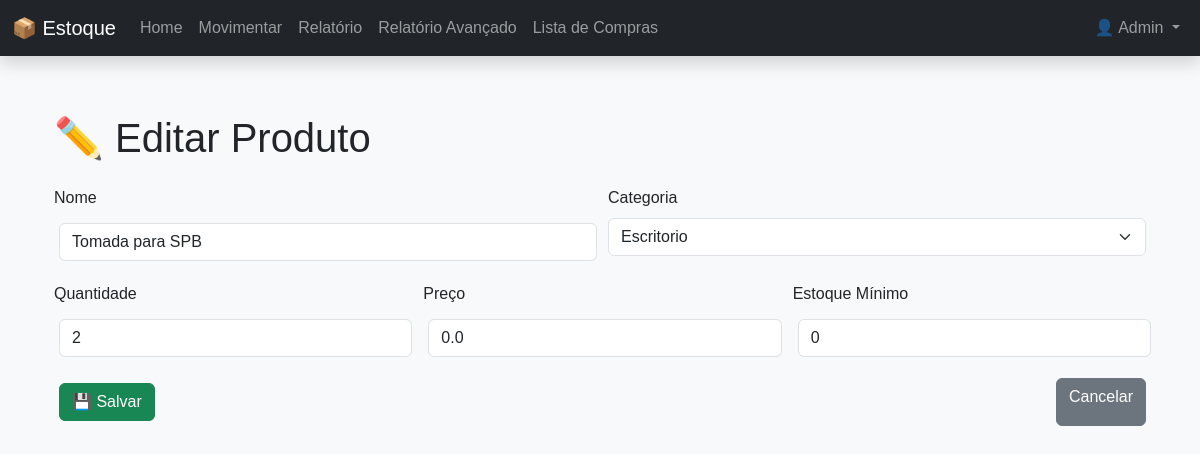
/edit/113 (signed in), run on an earlier commit of the app's database.
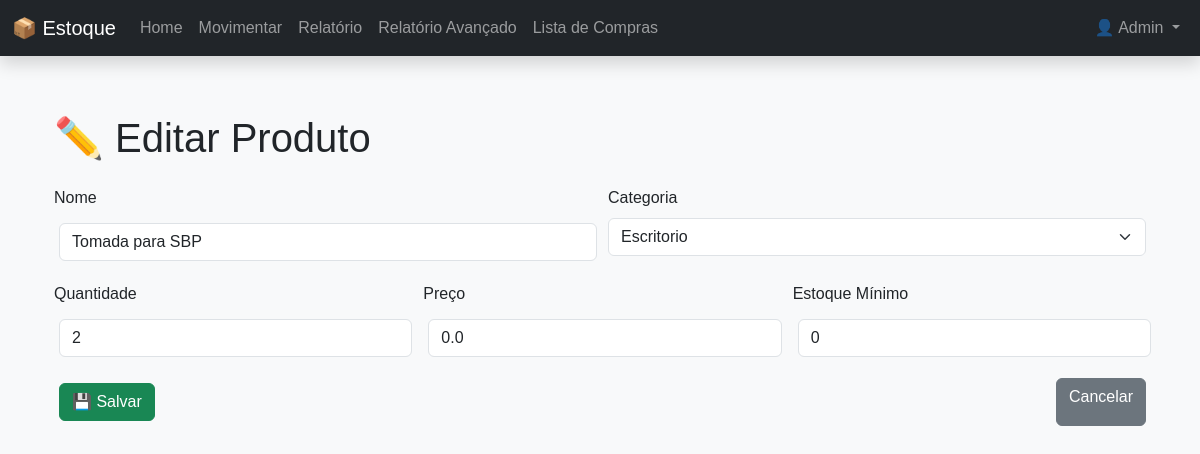
And on a later commit of the database.
### models.py (models this page shows)
class Produto(db.Model):
    __tablename__ = 'produtos'
    id = db.Column(db.Integer, primary_key=True)
    nome = db.Column(db.String(100), nullable=False)
    quantidade = db.Column(db.Integer, nullable=False)
    preco = db.Column(db.Float, nullable=False)
    estoque_minimo = db.Column(db.Integer, nullable=False, default=0)
    categoria_id = db.Column(db.Integer, db.ForeignKey('categoria.id'), nullable=False)

class Categoria(db.Model):
    id = db.Column(db.Integer, primary_key=True)
    nome = db.Column(db.String(50), nullable=False, unique=True)
    produtos = db.relationship('Produto', backref='categoria', lazy=True)

### app.py (the view)
@app.route('/edit/<int:id>')
@login_required
def edit(id):
    produto = Produto.query.get_or_404(id)
    categorias = Categoria.query.all()
    return render_template('edit.html', produto=produto, categorias=categorias)

### app.py (called while the page is built)
@login_manager.user_loader
def load_user(user_id):
    return Usuario.query.get(int(user_id))

### models.py (called while the page is built)
    @property
    def is_admin(self):
        return self.tipo == 'admin'

### templates/edit.html (shortened to what this page needs)
{% extends 'base.html' %}
{% block content %}
<div class="container mt-4">
  <h1 class="mb-4">✏️ Editar Produto</h1>
  <form action="{{ url_for('update', id=produto.id) }}" method="POST" class="row g-3">
    <div class="col-md-6">
      <label for="nome" class="form-label">Nome</label>
      <input type="text" name="nome" id="nome" class="form-control" value="{{ produto.nome }}" required>
    </div>
    <div class="col-md-6">
      <label for="categoria_id" class="form-label">Categoria</label>
      <select name="categoria_id" id="categoria_id" class="form-select" required>
        {% for cat in categorias %}
          <option value="{{ cat.id }}" {% if produto.categoria_id == cat.id %}selected{% endif %}>{{ cat.nome }}</option>
        {% endfor %}
      </select>
    </div>
    <div class="col-md-4">
      <label for="quantidade" class="form-label">Quantidade</label>
      <input type="number" name="quantidade" id="quantidade" class="form-control" value="{{ produto.quantidade }}" required min="0">
    </div>
    <div class="col-md-4">
      <label for="preco" class="form-label">Preço</label>
      <input type="number" name="preco" id="preco" class="form-control" step="0.01" value="{{ produto.preco }}" required min="0">
    </div>
    <div class="col-md-4">
      <label for="estoque_minimo" class="form-label">Estoque Mínimo</label>
      <input type="number" name="estoque_minimo" id="estoque_minimo" class="form-control" value="{{ produto.estoque_minimo }}" required min="0">
    </div>
    <div class="col-12 d-flex justify-content-between mt-3">
      <button type="submit" class="btn btn-success">💾 Salvar</button>
      <a href="{{ url_for('index') }}" class="btn btn-secondary">Cancelar</a>
    </div>
  </form>
</div>
{% endblock %}

What changed in the data, as far as the page shows it:
changed Produto "Escritorio": nome "Tomada para SPB" → "Tomada para SBP"
